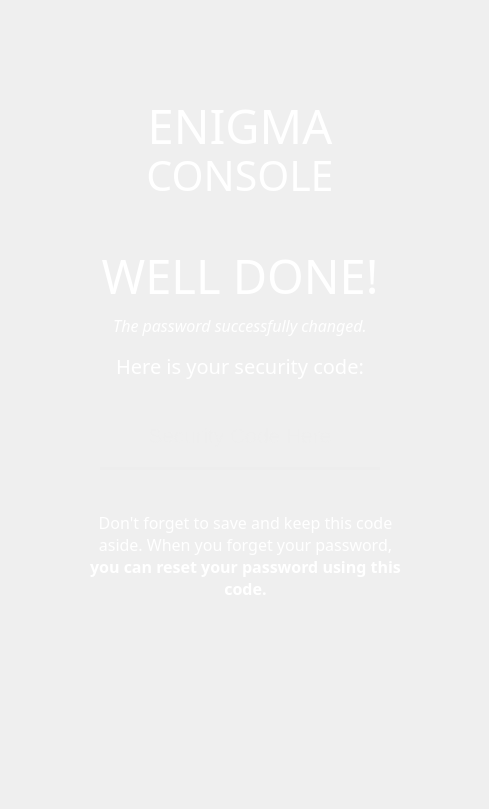
    <widget class="QWidget" name="new_pw_done_page">
     <widget class="QLabel" name="security_text_2">
      <property name="geometry">
       <rect>
        <x>0</x>
        <y>340</y>
        <width>480</width>
        <height>51</height>
       </rect>
      </property>
      <property name="font">
       <font>
        <family>Montserrat Medium</family>
        <pointsize>15</pointsize>
       </font>
      </property>
      <property name="styleSheet">
       <string notr="true">color:rgba(255,255,255,255);
</string>
      </property>
      <property name="text">
       <string>Here is your security code:</string>
      </property>
      <property name="textFormat">
       <enum>Qt::PlainText</enum>
      </property>
      <property name="alignment">
       <set>Qt::AlignCenter</set>
      </property>
     </widget>
     <widget class="QLabel" name="finish_text_2">
      <property name="geometry">
       <rect>
        <x>0</x>
        <y>250</y>
        <width>480</width>
        <height>51</height>
       </rect>
      </property>
      <property name="font">
       <font>
        <family>Montserrat Light</family>
        <pointsize>35</pointsize>
       </font>
      </property>
      <property name="styleSheet">
       <string notr="true">color:rgba(255,255,255,255);
</string>
      </property>
      <property name="text">
       <string>WELL DONE!</string>
      </property>
      <property name="textFormat">
       <enum>Qt::PlainText</enum>
      </property>
      <property name="alignment">
       <set>Qt::AlignCenter</set>
      </property>
     </widget>
     <widget class="QPushButton" name="continue_button_2">
      <property name="enabled">
       <bool>true</bool>
      </property>
      <property name="geometry">
       <rect>
        <x>200</x>
        <y>630</y>
        <width>80</width>
        <height>80</height>
       </rect>
      </property>
      <property name="sizePolicy">
       <sizepolicy hsizetype="Fixed" vsizetype="Fixed">
        <horstretch>0</horstretch>
        <verstretch>0</verstretch>
       </sizepolicy>
      </property>
      <property name="font">
       <font>
        <kerning>false</kerning>
       </font>
      </property>
      <property name="layoutDirection">
       <enum>Qt::LeftToRight</enum>
      </property>
      <property name="styleSheet">
       <string notr="true">QPushButton {
 border-radius: 40px; 


    }

    QPushButton:pressed {
        background-color: rgba(196, 196, 196, 196); 

 }
</string>
      </property>
      <property name="text">
       <string/>
      </property>
      <property name="icon">
       <iconset>
        <activeon>continue-icon.png</activeon>
       </iconset>
      </property>
      <property name="iconSize">
       <size>
        <width>80</width>
        <height>80</height>
       </size>
      </property>
      <property name="checkable">
       <bool>false</bool>
      </property>
      <property name="autoRepeat">
       <bool>false</bool>
      </property>
     </widget>
     <widget class="QLabel" name="enigmatext_10">
      <property name="geometry">
       <rect>
        <x>0</x>
        <y>100</y>
        <width>480</width>
        <height>51</height>
       </rect>
      </property>
      <property name="font">
       <font>
        <family>Montserrat Black</family>
        <pointsize>35</pointsize>
       </font>
      </property>
      <property name="styleSheet">
       <string notr="true">color:rgba(255,255,255,255);
</string>
      </property>
      <property name="text">
       <string>ENIGMA</string>
      </property>
      <property name="textFormat">
       <enum>Qt::PlainText</enum>
      </property>
      <property name="alignment">
       <set>Qt::AlignCenter</set>
      </property>
     </widget>
     <widget class="QLabel" name="background_10">
      <property name="geometry">
       <rect>
        <x>0</x>
        <y>0</y>
        <width>480</width>
        <height>800</height>
       </rect>
      </property>
      <property name="styleSheet">
       <string notr="true">background-image: url(bg-vertical.png);</string>
      </property>
      <property name="text">
       <string/>
      </property>
     </widget>
     <widget class="QLabel" name="info_text_2">
      <property name="geometry">
       <rect>
        <x>90</x>
        <y>490</y>
        <width>311</width>
        <height>131</height>
       </rect>
      </property>
      <property name="font">
       <font>
        <family>Montserrat Medium</family>
        <pointsize>12</pointsize>
        <strikeout>false</strikeout>
       </font>
      </property>
      <property name="layoutDirection">
       <enum>Qt::LeftToRight</enum>
      </property>
      <property name="autoFillBackground">
       <bool>false</bool>
      </property>
      <property name="styleSheet">
       <string notr="true">color:rgba(255,255,255,255);
</string>
      </property>
      <property name="text">
       <string>Don't forget to save and keep this code aside. When you forget your password, &lt;strong&gt;you can reset your password using this code.&lt;/strong&gt;</string>
      </property>
      <property name="textFormat">
       <enum>Qt::AutoText</enum>
      </property>
      <property name="scaledContents">
       <bool>false</bool>
      </property>
      <property name="alignment">
       <set>Qt::AlignCenter</set>
      </property>
      <property name="wordWrap">
       <bool>true</bool>
      </property>
     </widget>
     <widget class="QLineEdit" name="securit_code_label_2">
      <property name="geometry">
       <rect>
        <x>100</x>
        <y>410</y>
        <width>280</width>
        <height>60</height>
       </rect>
      </property>
      <property name="font">
       <font>
        <pointsize>16</pointsize>
       </font>
      </property>
      <property name="focusPolicy">
       <enum>Qt::NoFocus</enum>
      </property>
      <property name="autoFillBackground">
       <bool>false</bool>
      </property>
      <property name="styleSheet">
       <string notr="true">background-color:rgba(0, 0, 0, 0);
border:none;
border-bottom:3px solid rgba(237, 237, 237, 237);
color:rgba(237, 237, 237, 237);
padding-bottom:7px;
background-color: rgba(0, 0, 0, 0);</string>
      </property>
      <property name="frame">
       <bool>true</bool>
      </property>
      <property name="echoMode">
       <enum>QLineEdit::Normal</enum>
      </property>
      <property name="alignment">
       <set>Qt::AlignCenter</set>
      </property>
      <property name="readOnly">
       <bool>true</bool>
      </property>
      <property name="placeholderText">
       <string>Security Code Here</string>
      </property>
      <property name="clearButtonEnabled" stdset="0">
       <bool>false</bool>
      </property>
     </widget>
     <widget class="QLabel" name="consoletext_11">
      <property name="geometry">
       <rect>
        <x>0</x>
        <y>150</y>
        <width>480</width>
        <height>51</height>
       </rect>
      </property>
      <property name="font">
       <font>
        <family>Montserrat Light</family>
        <pointsize>31</pointsize>
       </font>
      </property>
      <property name="styleSheet">
       <string notr="true">color:rgba(255,255,255,255);
</string>
      </property>
      <property name="text">
       <string>CONSOLE</string>
      </property>
      <property name="textFormat">
       <enum>Qt::AutoText</enum>
      </property>
      <property name="alignment">
       <set>Qt::AlignCenter</set>
      </property>
     </widget>
     <widget class="QLabel" name="security_text_3">
      <property name="geometry">
       <rect>
        <x>0</x>
        <y>300</y>
        <width>480</width>
        <height>51</height>
       </rect>
      </property>
      <property name="font">
       <font>
        <family>Montserrat SemiBold</family>
        <pointsize>12</pointsize>
        <weight>50</weight>
        <italic>true</italic>
        <bold>false</bold>
       </font>
      </property>
      <property name="styleSheet">
       <string notr="true">color:rgba(255,255,255,255);
</string>
      </property>
      <property name="text">
       <string>The password successfully changed.</string>
      </property>
      <property name="textFormat">
       <enum>Qt::PlainText</enum>
      </property>
      <property name="alignment">
       <set>Qt::AlignCenter</set>
      </property>
     </widget>
     <zorder>background_10</zorder>
     <zorder>security_text_2</zorder>
     <zorder>finish_text_2</zorder>
     <zorder>continue_button_2</zorder>
     <zorder>enigmatext_10</zorder>
     <zorder>info_text_2</zorder>
     <zorder>securit_code_label_2</zorder>
     <zorder>consoletext_11</zorder>
     <zorder>security_text_3</zorder>
    </widget>
